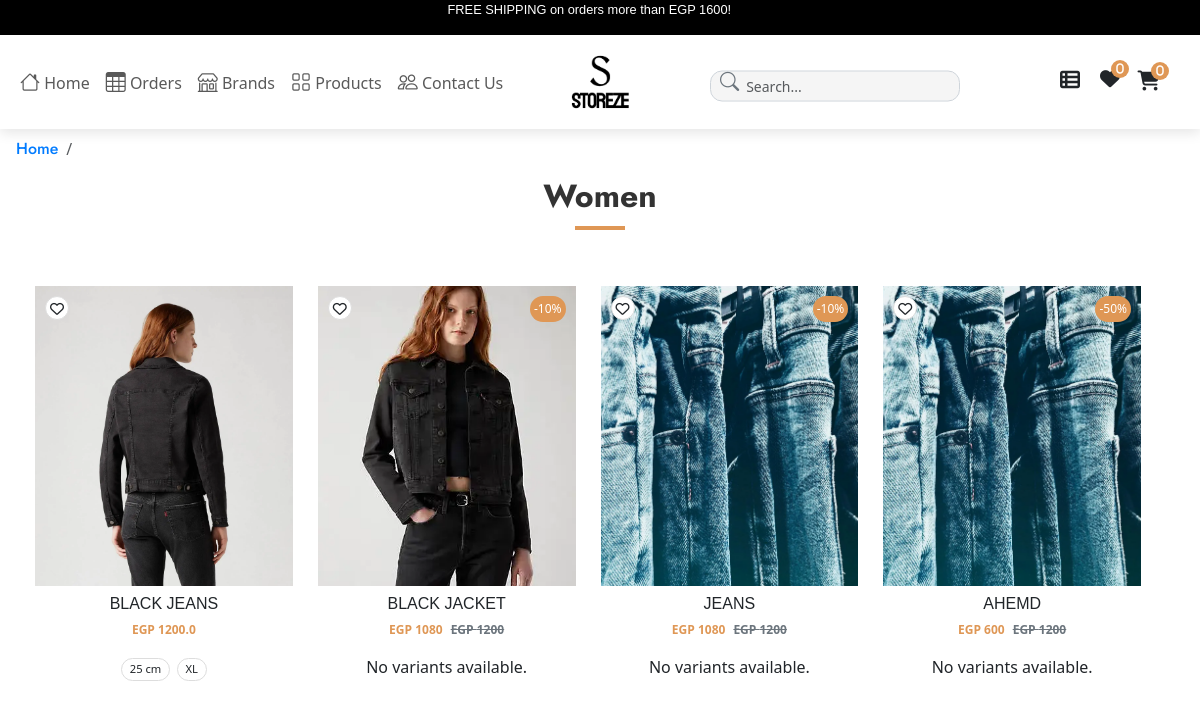
The app's page /categories/9/, older data.
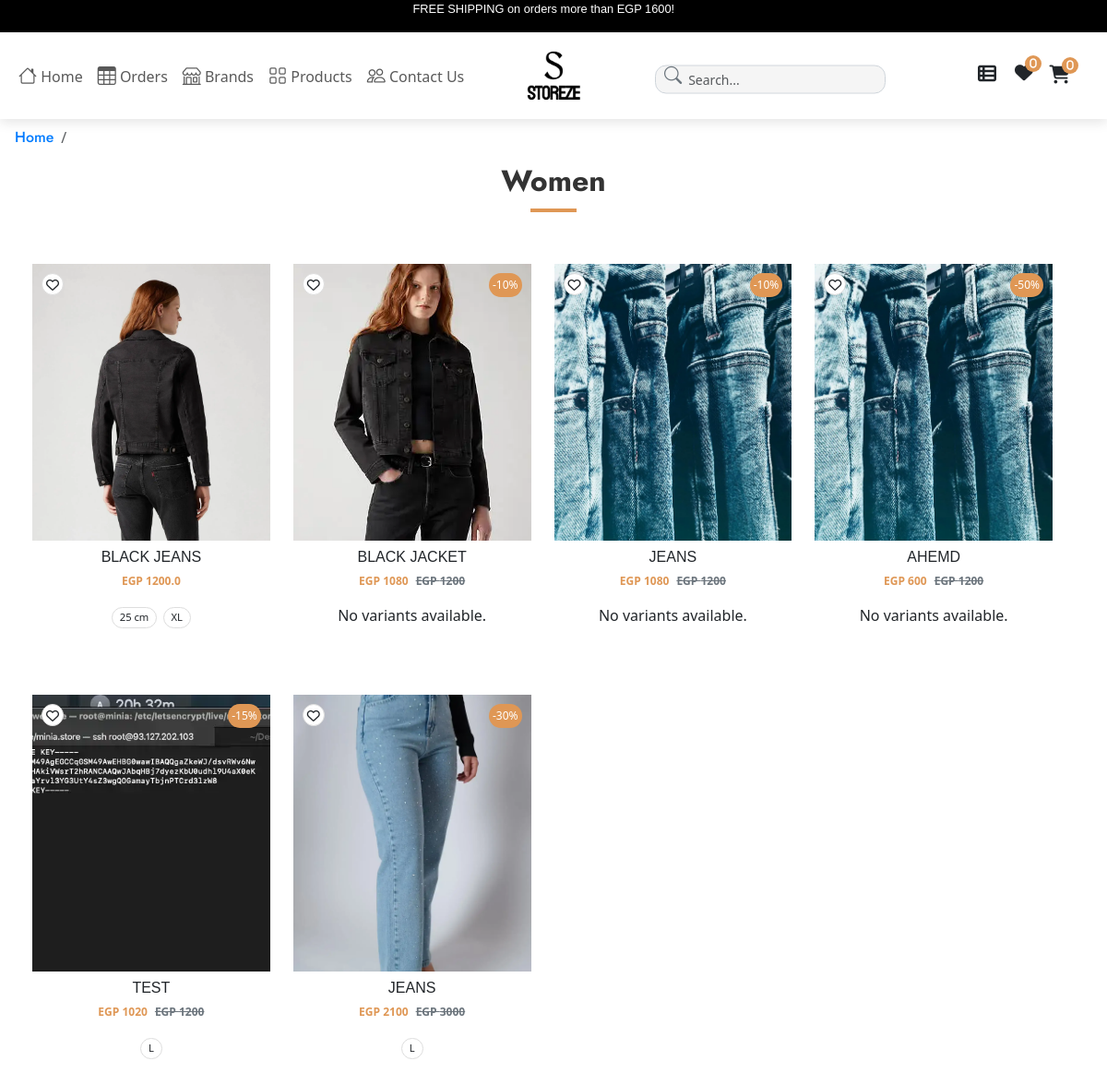
The same page, newer data.
### app/models.py (models this page shows, shortened)
class Product(models.Model):
    VARIANTS = (
        ('None', 'None'),
        ('Size', 'Size'),
    )
    total_quantity = models.IntegerField()
    vendor = models.ForeignKey(Vendor, on_delete=models.CASCADE, related_name='products', null=True, blank=True)  # Link product to a vendor
    availability = models.IntegerField(null=True)
    featured_image = models.ImageField(upload_to='media/product_imgs', max_length=255, blank=True, null=True)
    product_name = models.CharField(max_length=600)
    Brand = models.ForeignKey(Brand, related_name='products', on_delete=models.CASCADE, null=True)
    price = models.IntegerField()
    discount = models.IntegerField()
    tax = models.IntegerField(null=True)
    variant = models.CharField(max_length=10, choices=VARIANTS, default='None')
    packing_cost = models.IntegerField(null=True)
    product_information = models.CharField(max_length=900, null=True)
    model_name = models.CharField(max_length=900)
    categories = models.ForeignKey(Category, related_name='products', on_delete=models.CASCADE)
    color = models.ManyToManyField(Color, related_name='products', null=True)
    tags = models.CharField(max_length=900)
    description = models.CharField(max_length=900, null=True)
    section = models.ForeignKey(Section, on_delete=models.DO_NOTHING)
    slug = models.SlugField(default='', max_length=900, null=True, blank=True)
    main_categorys = models.ForeignKey(Main_Category, on_delete=models.CASCADE, null=True, blank=True)
    def get_absolute_url(self):
        from django.urls import reverse
        return reverse("product_detail", kwargs={'slug': self.slug})
    class Meta:
        db_table = "app_Product"

class ProductVariation(models.Model):
    product = models.ForeignKey(Product, on_delete=models.CASCADE, related_name='variations')
    size = models.ForeignKey(Size, on_delete=models.CASCADE)
    stock = models.PositiveIntegerField(default=0)  # Track available stock for each size
    price = models.DecimalField(max_digits=10, decimal_places=2, default=0)  # Price for specific variations
    discount = models.DecimalField(max_digits=5, decimal_places=2, default=0, blank=True, null=True)  # Discount for specific variations
    class Meta:
        unique_together = ('product', 'size')  # Ensure unique combinations of product and size

class Size(models.Model):
    name = models.CharField(max_length=100)
    code = models.CharField(max_length=10, blank=True,null=True)

### app/views.py (the view)
# urls.py: path('categories/<int:category_id>/', views.category_detail, name='category_detail'),
def category_detail(request, category_id):
    sub_category = Sub_Category.objects.all()
    categories = Category.objects.all()
    category = get_object_or_404(Category, pk=category_id)
    products = category.products.all()  # Access related products using the 'products' related_name
    return render(request, 'categories/category_detail.html', {'category': category, 'products': products, 'categories': categories, 'sub_category': sub_category})

### app/context_processors.py (called while the page is built)
def wishlist_count(request):
    if request.user.is_authenticated:
        return {'wishlist_count': Wishlist.objects.filter(user=request.user).count()}
    return {'wishlist_count': 0}

### app/models.py (called while the page is built)
    def __str__(self):
        return self.name

### app/templatetags/product_tags.py (called while the page is built)
@register.simple_tag
def call_sellprice(price, discount):
    try:
        price = float(price)
        discount = float(discount) if discount else 0  # Convert discount to float or default to 0 if None
        if discount == 0:
            return price
        sellprice = price - (price * discount / 100)
        return math.floor(sellprice)
    except (ValueError, TypeError):
        return price

### app/templates/categories/category_detail.html (shortened to what this page needs)
{% extends 'app/base.html' %}
{% load product_tags %}
{% block content %}
<div class="mt-2 mx-3">
    <nav aria-label="breadcrumb">
        <ol class="breadcrumb">
            <li class="breadcrumb-item jost-nav"><a href="/">Home</a></li>
            <li class="breadcrumb-item active" aria-current="page"></li>
        </ol>
    </nav>
</div>
<div class="mx-3">
    <h1 class="category-detail-title text-center jost-navy">{{ category.name }}</h1>
</div>
        {% if products %}
            <div class="container">
                <div class="row" id="product-list">
                    {% for i in products %}
                    <div class="col-6 product-card" data-category="{{ i.main_categories }}" data-brand="{{ i.categories }}" data-price="{% call_sellprice i.price i.discount %}">
                        <div class="product-image position-relative">
                            <a href="{{ i.get_absolute_url }}">
                                <img src="{{ i.featured_image.url }}" alt="{{ i.product_name }}">
                            </a>
                            {% if i.discount %}
                                <span class="off">-{{ i.discount }}%</span>
                            {% endif %}
                            {% if i.id %}
                                <div class="wishlist-btn">
                                    <a href="{% url 'add_to_wishlist' i.id %}">
                                        <i class="fa-regular fa-heart text-dark"></i>
                                    </a>
                                </div>
                            {% else %}
                                <p>No product ID available</p>
                            {% endif %}
                        </div>
                        <h6 class="text-center mt-2 tuffy-regular">{{ i.product_name }}</h6>
                        <div class="product-price text-center d-flex justify-content-center align-items-center gap-2">
                            <p class="mb-0 fw-bold">
                                EGP {% call_sellprice i.price i.discount %}
                            </p>
                            {% if i.discount %}
                                <del class="text-secondary"> EGP {{ i.price }} </del>
                            {% endif %}
                        </div>
                        <div class="product-variants mt-3 text-center">
                            {% if i.variations.all %}
                                <div class="sizes">
                                    <ul class="list-inline">
                                        {% for variant in i.variations.all %}
                                            {% if forloop.counter <= 3 %}
                                                <li class="list-inline-item" style="font-size: 0.70rem; padding: 2px 8px; border: 1px solid #ddd; border-radius: 15px; margin: 1px;"
                                                    {% if not data.in_stock %}opacity: 0.4;{% endif %}>
                                                    {{ variant.size.name }}
                                                </li>
                                            {% endif %}
                                        {% endfor %}
                                    </ul>
                                </div>
                            {% else %}
                                <p>No variants available.</p>
                            {% endif %}
                        </div>
                    </div>
                    {% endfor %}
                </div>
            </div>
        {% else %}
            <p>No products available for this category.</p>
        {% endif %}
{% endblock %}

Row changes from the older to the newer data that the page shows:
added Product: featured_image (picture), discount "15", product_name "TEST", price+discount "1020", price "1200"
added ProductVariation: size.name "L", shown under "15"
added Product: featured_image (picture), discount "30", product_name "JEANS", price+discount "2100", price "3000"
added ProductVariation: size.name "L", shown under "30"
